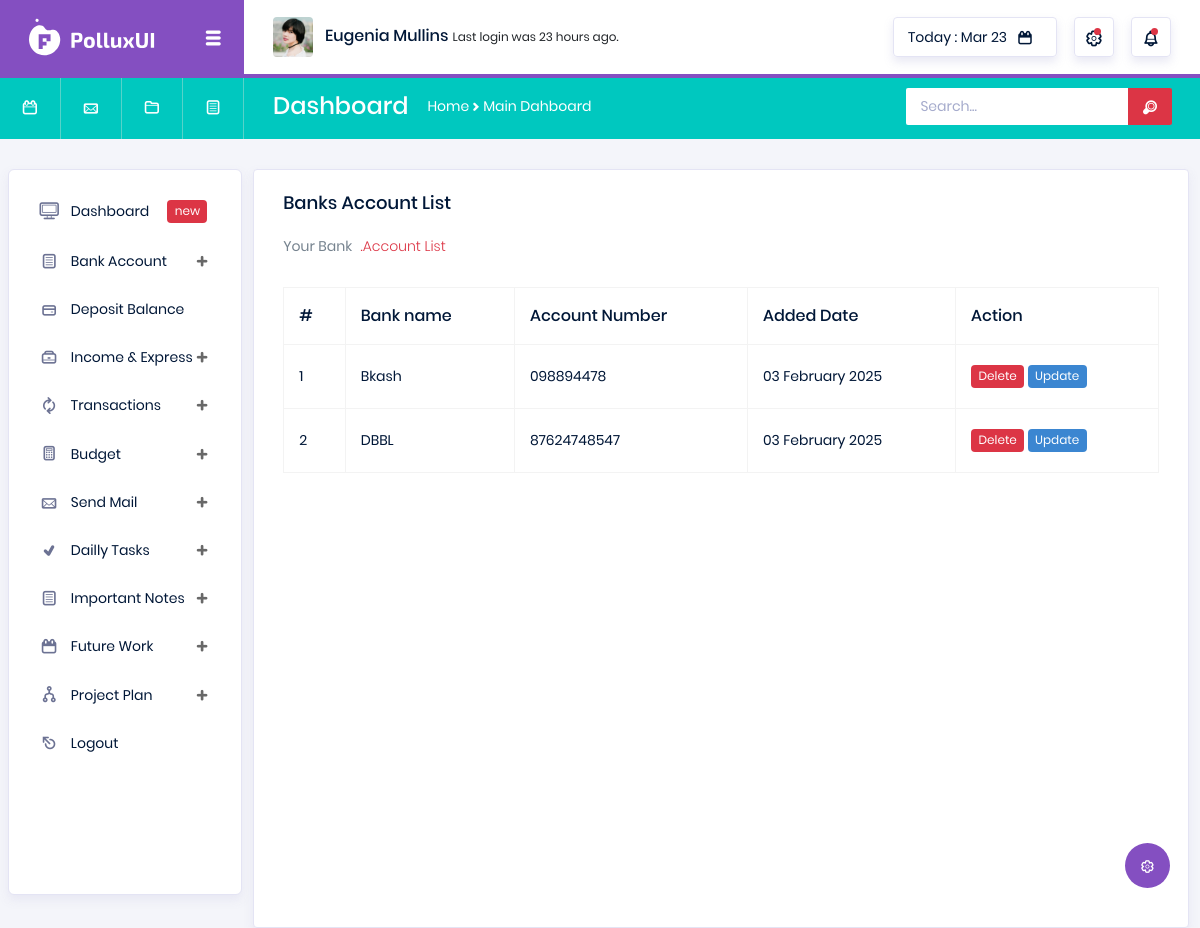
Page /view-bank-accounts/ (signed in) on the committed database.
### transactions/models.py (models this page shows, shortened)
class Bank(models.Model):
    user = models.ForeignKey(User, on_delete=models.CASCADE)
    bank_name = models.CharField(max_length=120)
    account_number = models.CharField(max_length=160)
    date = models.DateTimeField(auto_now_add=True)

### transactions/views.py (the view)
# urls.py: path('view-bank-accounts/', views.View_Banks, name='view_bank'),
@login_required
def View_Banks(request):
    user = request.user
    banks = Bank.objects.filter(user=user)
    if not banks.exists():
        messages.warning(request, 'No Bank Found.')
    context = {
        'banks':banks
    }
    return render(request, 'transaction/view-banks.html', context)

### templates/transaction/view-banks.html (shortened to what this page needs)
{% extends 'base.html' %}
{% load static %}
{% block body %}
<div class="col-lg-12 grid-margin stretch-card">
    <div class="card">
      <div class="card-body">
        <h4 class="card-title">Banks Account List</h4>
        <p class="card-description">
          Your Bank <code>.Account List</code>
        </p>
        <div class="table-responsive pt-3">
          <table class="table table-bordered">
            <thead>
              <tr>
                <th>
                  #
                </th>
                <th>
                  Bank name
                </th>
                <th>
                  Account Number
                </th>
                <th>
                  Added Date
                </th>
                <th>
                  Action
                </th>
              </tr>
            </thead>
            <tbody>
            {% for bank in banks %}
              <tr>
                <td>
                  {{forloop.counter}}
                </td>
                <td>
                  {{bank.bank_name}}
                </td>
                <td>
                    {{bank.account_number}}
                </td>
                <td>
                    {{bank.date|date:"d F Y"}}
                </td>
                <td>
                  <label class="badge badge-danger" id="hello" onclick="updateUrl({{bank.id}})" data-toggle="modal" data-target="#exampleModal">Delete</label>
                  <a href="{% url 'transaction:update_bank' bank.id %}" class="badge badge-info">Update</a>
                </td>
              </tr>
            {% endfor %}
            </tbody>
          </table>
        </div>
      </div>
    </div>
  </div>
{% endblock %}

### rows in the picture
Bank: bank_name "Bkash", account_number "098894478", date "03 February 2025"
Bank: bank_name "DBBL", account_number "87624748547", date "03 February 2025"
